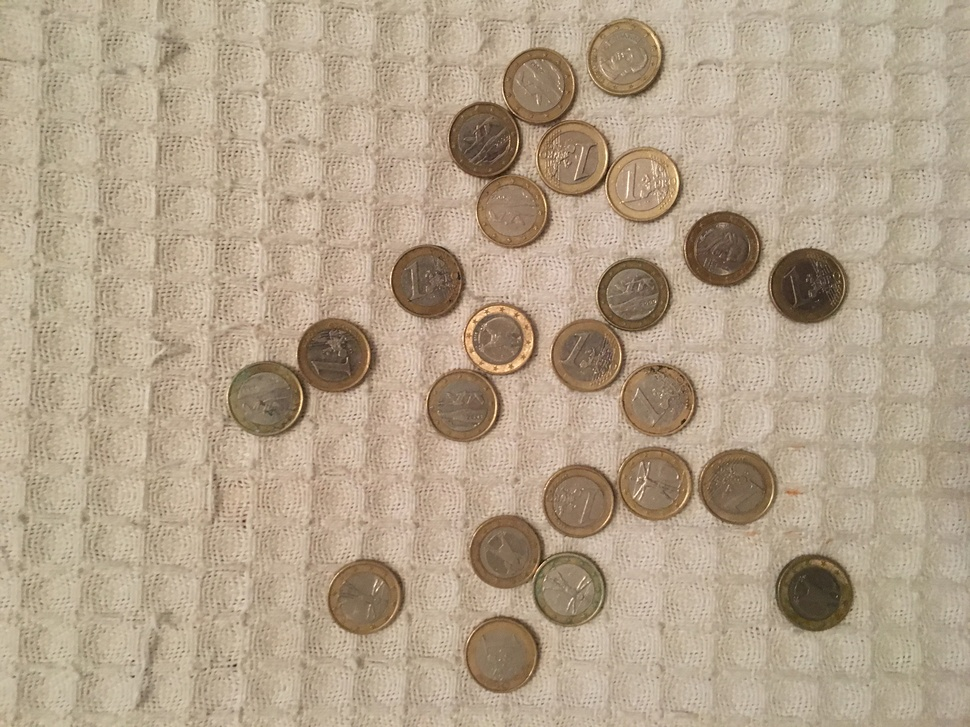
#> input picture euros.JPG, 970 x 727 px, shrunk from 4032 x 3024 before the run
$ jupyter execute MC2_notebook_2.ipynb
#> lines starting #> are read from the running program, lines starting #| are printed output that depends on the picture; after the words box and inside, x2 and y2 are one past the last pixel; in counts of white or black regions, pixels touching at a corner belong together
# Day 5: Define Segmentation Use Case & Select Image

### Chosen Use Case:
Automated Supervision of Cashier Change Transactions in Supermarkets

 ### Problem Statement:
 In retail environments like supermarkets, ensuring cashiers provide the correct change is crucial for customer satisfaction and loss prevention. Manual supervision is impractical, and occasional mistakes, whether accidental or intentional, can lead to customer disputes and erode trust. An automated system is needed to monitor cash transactions, specifically the change given back, to detect discrepancies. The core challenge is to accurately identify and count the coins returned to the customer using visual information, often in real-time or near real-time, under potentially variable checkout counter conditions.

 ### Practical Use Case & Aim:
 The aim is to develop an automated supervision system that uses computer vision to monitor the coins placed on the counter or tray by a cashier as change. By segmenting and identifying the individual coins from camera footage overlooking the checkout area, the system can calculate the total value of the change given. This calculated value can then be compared against the expected change amount (derived from the point-of-sale system) to flag potential errors. This helps improve cashier accuracy, enhances customer experience by ensuring correct change, and provides a tool for management oversight.

### Image Selection:
 **Selected Image URL (Example):**
 https://pixabay.com/ (Source: Pixabay License - Free for commercial)

 ### Objectives of the Experiments:
 - To segment the coins from the background using at least two classical image processing methods (e.g., thresholding, watershed).
 - To refine the resulting segmentation masks using morphological operations.
 - To extract each segmented coin as a separate object and count them.
 - To measure key properties (Area, Perimeter, Circularity) for each coin (useful for potential denomination identification).
 - To generate a skeleton for one representative coin object (less relevant for this use case, but kept for technical exploration).
 - To evaluate the effectiveness of the chosen methods for the coin counting aspect of the cashier supervision use case.


[cell 1]
import cv2
import matplotlib.pyplot as plt
import numpy as np

image_path = "./euros.JPG"


def display_image(image, title="Image", cmap=None, figsize=(6, 6)):
    plt.figure(figsize=figsize)
    if cmap:
        # Ensure image is 2D for colormaps
        if len(image.shape) > 2:
            image_display = image[
                :, :, 0
            ]  # Display first channel if multi-channel grayscale
        else:
            image_display = image
        plt.imshow(image_display, cmap=cmap)
    else:
        # OpenCV BGR to Matplotlib RGB
        if len(image.shape) == 3:
            plt.imshow(cv2.cvtColor(image, cv2.COLOR_BGR2RGB))
        else:
            plt.imshow(image, cmap="gray")  # Grayscale
    plt.title(title)
    plt.axis("off")
    plt.show()


try:
    # Read the image from the file path
    source_image_coins = cv2.imread(image_path)
#> source_image_coins is the input picture: shape (727, 970, 3); mean B, G, R 138.5, 162, 179.9

    if source_image_coins is None:
        raise ValueError("Image loading failed.")
    display_image(source_image_coins, title="Source Image: Coins on Dark Surface")

except Exception as e:
    print(f"Error processing image: {e}")
    source_image_coins = None

 # Day 6: Segment Objects with Classical Methods

 ### Analysis & Parameter Exploration

 Two classical image processing methods were implemented for segmenting the coins: Otsu's thresholding and Watershed segmentation. Both are suitable approaches, with Otsu being simpler and effective for high-contrast cases like this, while Watershed is more powerful for separating connected or touching objects. Watershed is generally considered a more advanced classical technique due to its complexity involving marker generation.

 **Parameter Exploration:**

 * **Preprocessing (Gaussian Blur):** Applied before both methods to reduce noise.
     * *Kernel Size:* I experimented with different kernel sizes (3x3, 7x7, 11x11). Smaller kernels preserve finer details but retain more noise; larger kernels provide more smoothing but risk blurring object boundaries. The 7x7 size was chosen as a primary balance for this image in the main workflow.

 * **Method 1 (Otsu's Thresholding):**
     * *Threshold Value:* Otsu's method automatically determines the threshold. Its performance, however, is influenced by the preceding blur step, as demonstrated by applying Otsu after different blur levels.

 * **Method 2 (Watershed Segmentation):** This method involves several parameter choices. I specifically experimented with the `Sure Foreground Threshold`.
     * *Sure Foreground Threshold:* I tested thresholding the distance transform at different percentages (3%, 5%, 10%, 20%) of its maximum value. Lower values risk merging distinct objects, while higher values might miss objects or oversegment them. The experiment shows how sensitive the final Watershed result is to this parameter. The 10% (0.1) threshold was used for the primary workflow.

[cell 2]
# Convert source image to grayscale for thresholding and watershed preparation
gray_coins = cv2.cvtColor(source_image_coins, cv2.COLOR_BGR2GRAY)
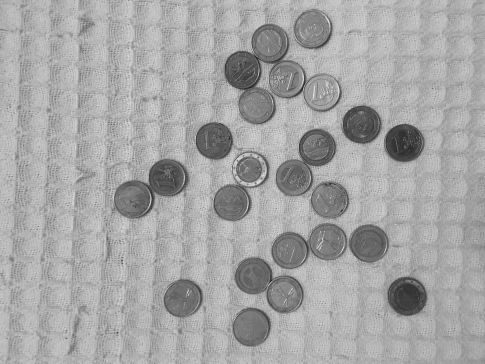
#> gray_coins: shape (727, 970) (shown at 1/2 size); min 16, max 251, mean 164.7
display_image(gray_coins, title="Grayscale Image", cmap="gray")

# --- Parameter Exploration: Gaussian Blur Kernel Size ---
print("\n--- Experiment: Gaussian Blur Kernel Size ---")
kernel_sizes = [(3, 3), (7, 7), (11, 11)]
blurred_images = {}
for k_size in kernel_sizes:
    blurred_img = cv2.GaussianBlur(gray_coins, k_size, 0)
    blurred_images[k_size] = blurred_img
    display_image(
        blurred_img, title=f"Blurred Grayscale (Kernel={k_size})", cmap="gray"
    )
#> after the loop, blurred_images = 3 items

# --- Parameter Exploration: Otsu's Thresholding after different Blurs ---
print("\n--- Experiment: Otsu's Thresholding after Different Blurs ---")
otsu_masks = {}
for k_size in kernel_sizes:
    ret_val, otsu_mask_exp = cv2.threshold(
        blurred_images[k_size], 0, 255, cv2.THRESH_BINARY + cv2.THRESH_OTSU
    )
    otsu_masks[k_size] = otsu_mask_exp
    display_image(
        otsu_mask_exp,
        title=f"Otsu's Mask (after {k_size} Blur) | Thresh={ret_val}",
        cmap="gray",
    )
#> this loop made 3 passes
#> ret_val on passes 1 to 3: 140, 141, 141
#> pass 1, `ret_val, otsu_mask_exp = cv2.threshold( blurred_images[k_size], 0, 255..`:
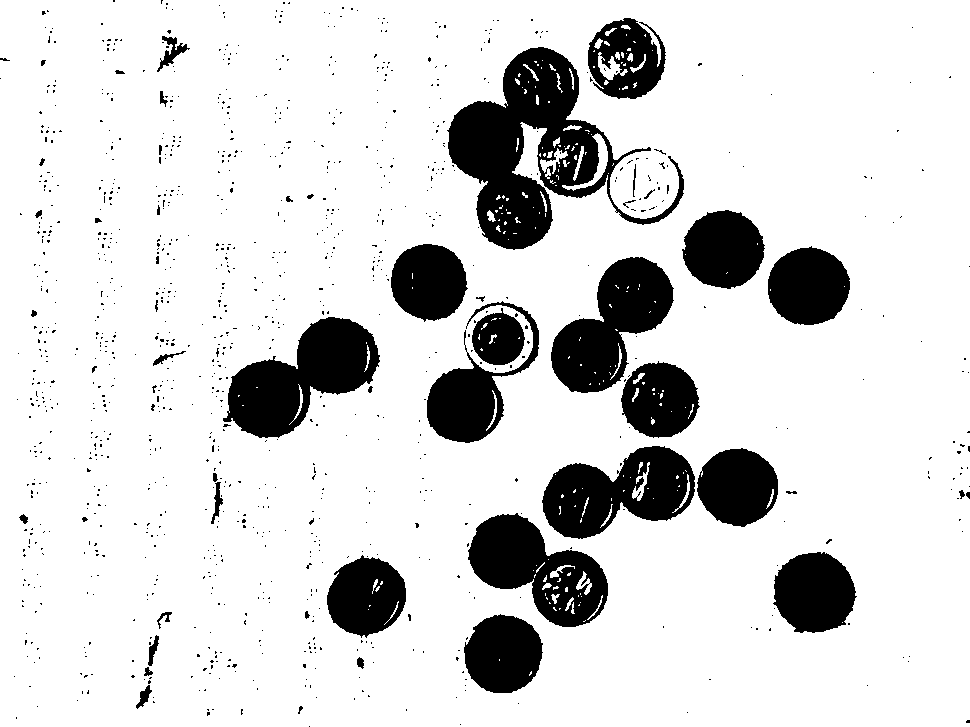
#> otsu_mask_exp: shape (727, 970); 84.6% white; 1118 black regions (1068 under 20 px), largest, box (x1, y1, x2, y2) and area: (447, 47, 684, 250) 17946, (223, 317, 380, 438) 9952, (551, 257, 674, 393) 8921
#> after the loop, otsu_masks = 3 items

# --- Main Workflow Segmentation ---
# We'll proceed using the 7x7 blur for the main path
print("\n--- Main Workflow using 7x7 Blur ---")
blurred_coins_main = blurred_images[(7, 7)]
otsu_mask_main = otsu_masks[(7, 7)]
display_image(
    otsu_mask_main,
    title="Method 1: Otsu's Thresholding (Chosen for Main Workflow)",
    cmap="gray",
)

# --- Method 2: Watershed Segmentation ---
# Steps 1-3: Standard preprocessing (using the main 7x7 blurred image)
ret_inv, thresh_inv = cv2.threshold(
    blurred_coins_main, 0, 255, cv2.THRESH_BINARY_INV + cv2.THRESH_OTSU
)
#> thresh_inv: shape (727, 970); 15.3% white; 99 white regions (68 under 20 px), largest, box (x1, y1, x2, y2) and area: (448, 47, 684, 250) 18746, (223, 317, 379, 438) 10146, (551, 257, 673, 393) 9096
#> ret_inv = 141
kernel_ws = np.ones((3, 3), np.uint8)
opening_ws = cv2.morphologyEx(thresh_inv, cv2.MORPH_OPEN, kernel_ws, iterations=2)
#> opening_ws: shape (727, 970); 14.9% white; 31 white regions (1 under 20 px), largest, box (x1, y1, x2, y2) and area: (448, 47, 617, 249) 17676, (225, 317, 379, 438) 10112, (551, 257, 673, 393) 9087
sure_bg = cv2.dilate(opening_ws, kernel_ws, iterations=3)
#> sure_bg: shape (727, 970); 18.6% white; 23 white regions, largest, box (x1, y1, x2, y2) and area: (445, 44, 620, 252) 21713, (539, 443, 782, 542) 16437, (548, 254, 702, 440) 16285
dist_transform = cv2.distanceTransform(opening_ws, cv2.DIST_L2, 5)

# --- Parameter Exploration: Watershed Sure Foreground Threshold ---
print("\n--- Experiment: Watershed Sure Foreground Threshold ---")
watershed_results = {}
foreground_thresholds = [0.03, 0.05, 0.1, 0.2]  # Test 3%, 5%, 10%, 20% of max distance

for fg_thresh_factor in foreground_thresholds:
    print(f"\nTesting Watershed Foreground Threshold Factor: {fg_thresh_factor}")
    # Step 4: Sure Foreground Area Calculation
    thresh_value = fg_thresh_factor * dist_transform.max()
    ret_fg, sure_fg_exp = cv2.threshold(dist_transform, thresh_value, 255, 0)
    sure_fg_exp = np.uint8(sure_fg_exp)

    # Steps 5-7: Watershed execution for this threshold
    unknown_exp = cv2.subtract(sure_bg, sure_fg_exp)
    ret_markers_exp, markers_exp = cv2.connectedComponents(sure_fg_exp)
    markers_exp = markers_exp + 1
    markers_exp[unknown_exp == 255] = 0

    # Apply Watershed algorithm - use a copy of source_image_coins
    markers_ws_applied = cv2.watershed(source_image_coins.copy(), markers_exp.copy())

    # Create binary mask from result
    watershed_mask_exp = np.zeros_like(gray_coins, dtype=np.uint8)
    watershed_mask_exp[markers_ws_applied > 1] = 255
    watershed_results[fg_thresh_factor] = watershed_mask_exp

    # Visualize boundaries for this experiment
    watershed_boundaries_vis_exp = source_image_coins.copy()
    watershed_boundaries_vis_exp[markers_ws_applied == -1] = [0, 255, 0]
    display_image(
        watershed_boundaries_vis_exp,
        title=f"Watershed Boundaries (FG Thresh Factor={fg_thresh_factor})",
    )
    display_image(
        watershed_mask_exp,
        title=f"Watershed Mask (FG Thresh Factor={fg_thresh_factor})",
        cmap="gray",
    )
#> this loop made 4 passes
#> (thresh_value, ret_fg, ret_markers_exp) on passes 1 to 4: (1.19, 1.19, 34), (1.98, 1.98, 34), (3.95, 3.95, 28), (7.91, 7.91, 30)
#> pass 1, in display_image (call 11), `plt.show()`:
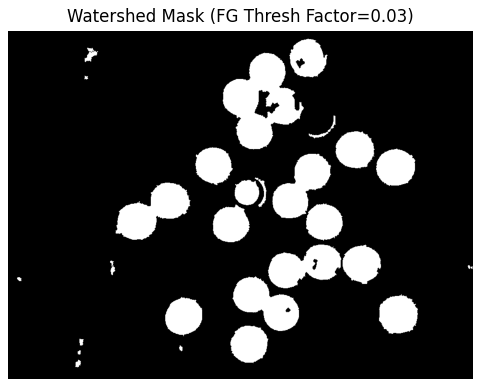
#> figure drawn by matplotlib, 1 panel
#> after the loop:
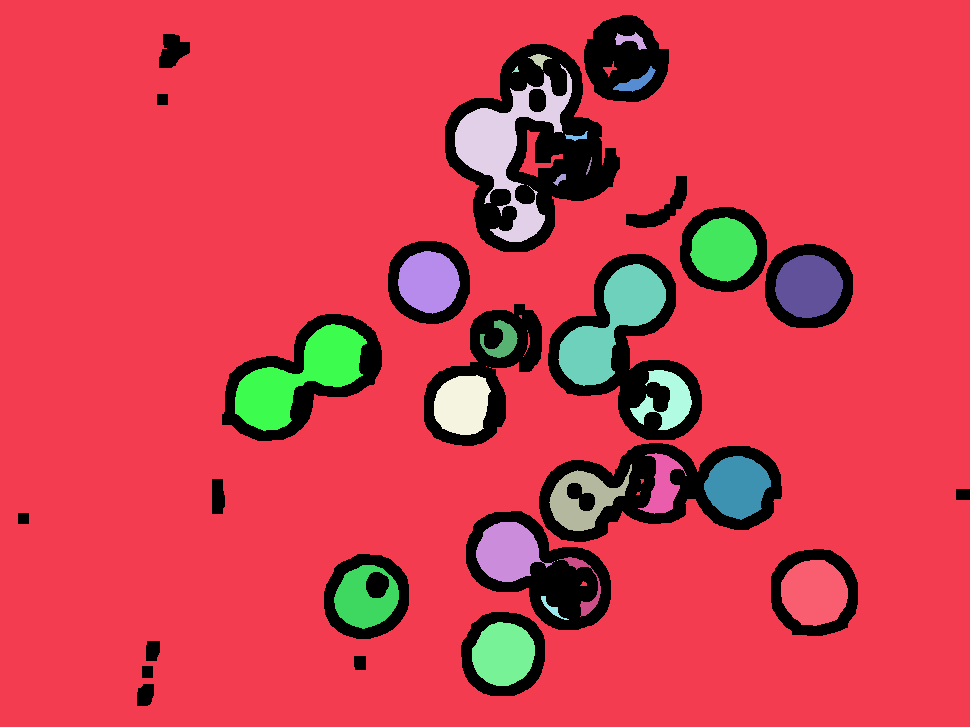
#> markers_exp: shape (727, 970) int32; 31 distinct labels, from 0 to 30; one colour per label, 0 black
#> after the loop:
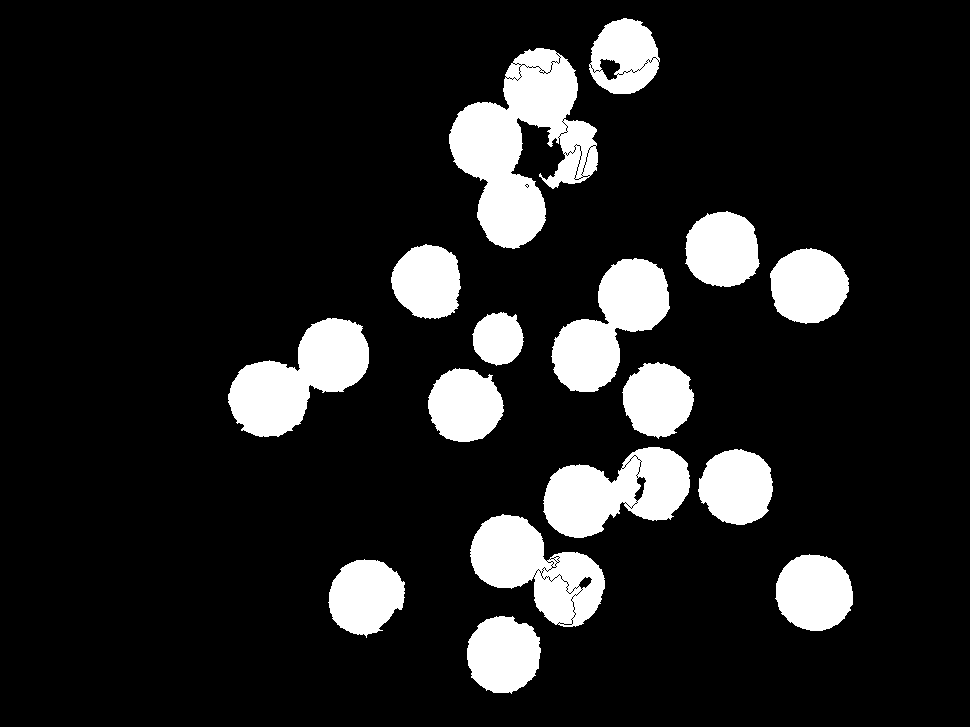
#> watershed_mask_exp: shape (727, 970); 13.4% white; 16 white regions, largest, box (x1, y1, x2, y2) and area: (449, 48, 598, 249) 15309, (228, 318, 369, 437) 9055, (543, 447, 690, 538) 8365
#> after the loop, watershed_results = 4 items

watershed_mask_main = watershed_results[0.1]
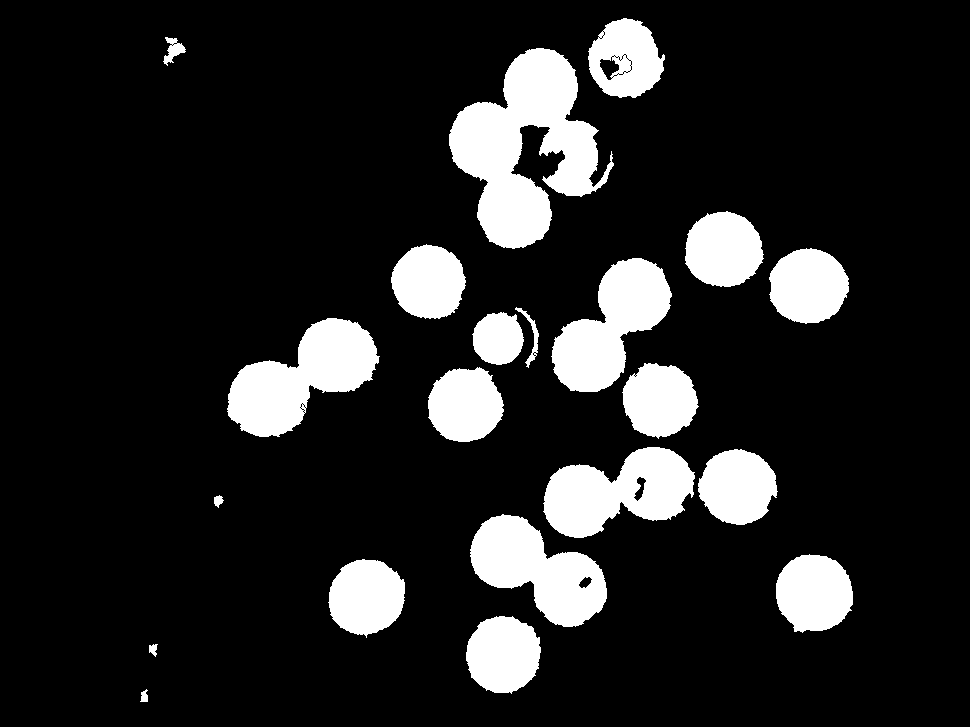
#> watershed_mask_main: shape (727, 970); 14.2% white; 21 white regions, largest, box (x1, y1, x2, y2) and area: (449, 48, 614, 249) 16897, (227, 318, 380, 437) 9640, (551, 258, 672, 392) 8605
print("\n--- Method 2: Watershed Result (using 0.1 FG Threshold Factor) ---")
display_image(
    watershed_mask_main,
    title="Method 2: Watershed Mask (FG Thresh Factor=0.1)",
    cmap="gray",
)
